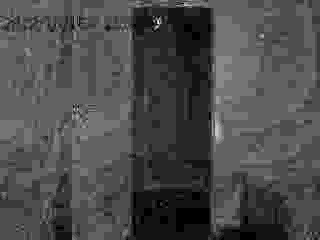
#> input picture frame 39 of Desafio/teste/output1.avi, 320 x 240 px, given in place of surveillance.avi, which was not available
$ python exe3.py
#> lines starting #> are read from the running program, lines starting #| are printed output that depends on the picture; after the words box and inside, x2 and y2 are one past the last pixel; in counts of white or black regions, pixels touching at a corner belong together; pictures that were not available may be replaced by others from this repository, and a replacement may not be noted
import cv2

# Crie um objeto VideoCapture para ler o vídeo.
cap = cv2.VideoCapture('surveillance.avi')

# Verifique se o vídeo foi aberto corretamente
if not cap.isOpened():
    print("Erro ao abrir o vídeo")


frame_width = int(cap.get(3))
frame_height = int(cap.get(4))
frame_rate = 30
# Perform background accumulation and subtraction


# background = background.astype(float)

# Defina o codec de vídeo e crie um objeto VideoWriter
fourcc = cv2.VideoWriter_fourcc(*'MJPG')
out = cv2.VideoWriter('output1.avi', fourcc, frame_rate, (frame_width, frame_height),0)

alpha = 0.95
theta = 0.1
ret, frame = cap.read()
#> frame is the input picture: shape (240, 320, 3); min 0, max 13, mean 3.85
background = cv2.cvtColor(frame, cv2.COLOR_BGR2GRAY)

while cap.isOpened():
    # Leia o próximo frame do vídeo
    ret, frame = cap.read()
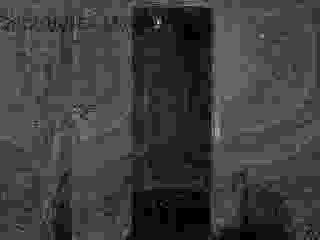
#> input picture frame 40 of Desafio/teste/output1.avi, 320 x 240 px, given in place of surveillance.avi, which was not available
#> frame is the input picture: shape (240, 320, 3); min 0, max 15, mean 3.64
    if ret:
        # Converta o frame para escala de cinza
        imgcur = cv2.cvtColor(frame, cv2.COLOR_BGR2GRAY)
        # Converta o frame para float
        #imgcur = imgcur.astype(float)
        # Atualize o background
        background = alpha * background + (1 - alpha) * imgcur
        # Calcule a diferença entre o frame atual e o background
        diffImg = abs(imgcur - background)
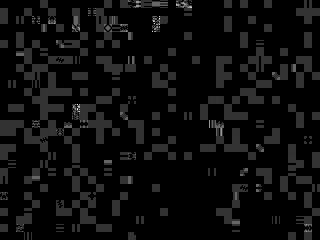
#> diffImg: shape (240, 320) float64; min 0, max 4.75, mean 0.247; drawn with min black and max white
        # Aplique o limiar
        ret, threshImg = cv2.threshold(diffImg, theta, 255, cv2.THRESH_BINARY)
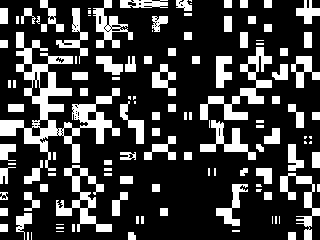
#> threshImg: shape (240, 320) float64; 24.7% white; 121 white regions (32 under 20 px), largest, box (x1, y1, x2, y2) and area: (0, 32, 120, 171) 4030, (200, 47, 272, 120) 1384, (56, 165, 112, 232) 1146
#> ret = 0.1
        # Escreva o frame no arquivo de saída


        # Exiba o frame na janela
        cv2.imshow('Frame', frame)
        cv2.imshow('Background', background.astype('uint8'))
        cv2.imshow('Difference', diffImg.astype('uint8'))
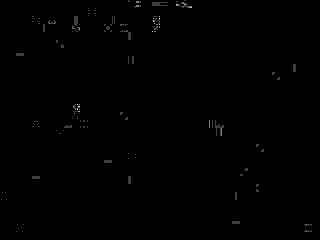
#> window 'Difference': shape (240, 320); min 0, max 4, mean 0.0126; drawn with min black and max white
        cv2.imshow('Thresholded Difference', threshImg.astype('uint8'))
        frame2 = cv2.cvtColor(frame, cv2.COLOR_BGR2GRAY)

        out.write(diffImg.astype('uint8'))
        # Saia se a tecla 'q' for pressionada
        if cv2.waitKey(1) & 0xFF == ord('q'):
#> (key q is pressed here)
            break
    else:
        break

# Libere os recursos e feche as janelas
cap.release()
out.release()
cv2.destroyAllWindows()

$ run again, starting later in the video
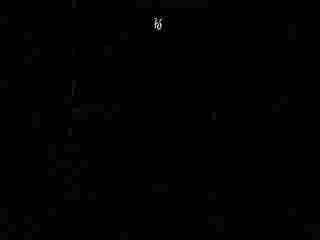
#> input picture frame 178 of Desafio/teste/output1.avi, 320 x 240 px, given in place of surveillance.avi, which was not available
#> frame is the input picture: shape (240, 320, 3); min 0, max 29, mean 0.1
#> `ret, threshImg = cv2.threshold(diffImg, theta, 255, cv2.THRESH_BINARY)`:
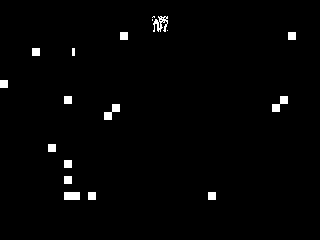
#> threshImg: shape (240, 320) float64; 1.5% white; 18 white regions (3 under 20 px), largest, box (x1, y1, x2, y2) and area: (153, 16, 168, 32) 128, (272, 96, 288, 112) 128, (104, 104, 120, 120) 128
#> ret = 0.1

$ run again, starting later in the video
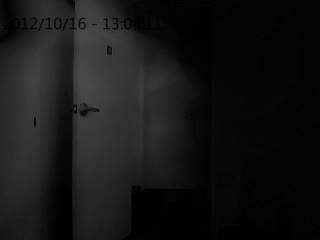
#> input picture frame 316 of Desafio/teste/output1.avi, 320 x 240 px, given in place of surveillance.avi, which was not available
#> frame is the input picture: shape (240, 320, 3); min 0, max 82, mean 21.7
#> `ret, threshImg = cv2.threshold(diffImg, theta, 255, cv2.THRESH_BINARY)`:
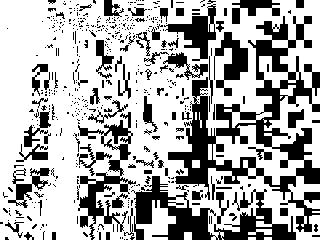
#> threshImg: shape (240, 320) float64; 67.5% white; 490 black regions (402 under 20 px), largest, box (x1, y1, x2, y2) and area: (168, 16, 320, 232) 8685, (131, 176, 296, 240) 3841, (78, 112, 136, 240) 2108
#> ret = 0.1
#> `cv2.imshow('Difference', diffImg.astype('uint8'))`:
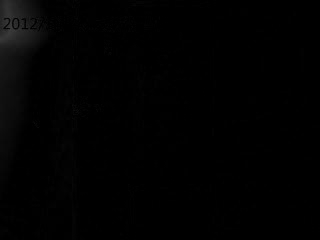
#> window 'Difference': shape (240, 320); min 0, max 61, mean 1.6
